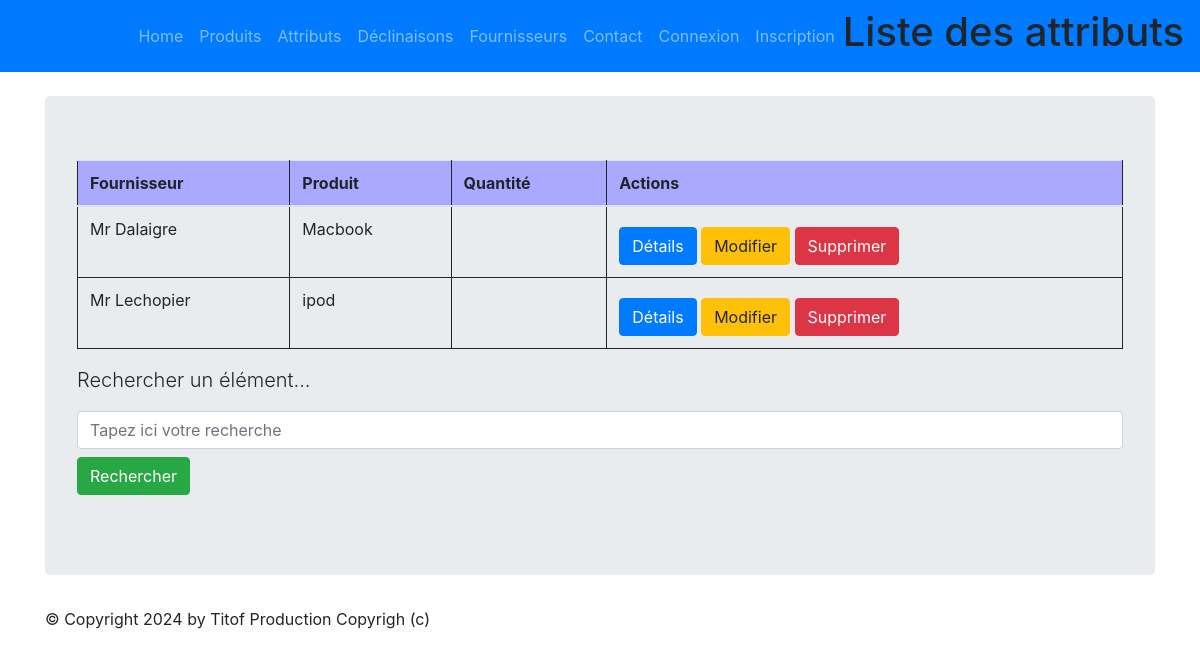
Page /monapp/order/list on the committed database.
### monapp/models.py (models this page shows, shortened)
class Order(models.Model):
    class Meta:
        verbose_name = "Order"
    product_id = models.ForeignKey('Product', verbose_name="Produit", on_delete=models.CASCADE)
    fournisseur_id = models.ForeignKey('Fournisseur', verbose_name="Fournisseur", on_delete=models.CASCADE)
    quantity = models.IntegerField(default=0,verbose_name="quantity")
    prix = models.DecimalField(default=0, decimal_places=2, max_digits=10)
    status = models.SmallIntegerField(choices = ORDER_STATUS, default=0)

class Fournisseur(models.Model):
    class Meta:
        verbose_name = "Fournisseur"
        ordering = ['name']
    name = models.CharField(max_length=100)
    mail = models.CharField(max_length=150)
    adresse = models.CharField(max_length=150)

class Product(models.Model):
    class Meta:
        verbose_name = "Produit"
    name          = models.CharField(max_length=100)
    code          = models.CharField(max_length=10, null=True, blank=True, unique=True)
    price_ht      = models.DecimalField(max_digits=8, decimal_places=2,  null=True, blank=True, verbose_name="Prix unitaire HT")
    price_ttc     = models.DecimalField(max_digits=8, decimal_places=2,  null=True, blank=True, verbose_name="Prix unitaire TTC")
    status        = models.SmallIntegerField(choices=PRODUCT_STATUS, default=0)
    date_creation = models.DateTimeField(blank=True, verbose_name="Date création")
    stock = models.IntegerField(default=0,verbose_name="Stock")

### monapp/views.py (the view)
# urls.py: path("order/list",views.OrderListView.as_view(), name="order-list"),
class OrderListView(ListView):
  model = Order
  template_name = "monapp/list_order.html"
  context_object_name = "orders"
  def get_queryset(self ):
    query = self.request.GET.get('search')
    if query:
      return Order.objects.filter(name__icontains=query)
    return Order.objects.all()
  def get_context_data(self, **kwargs):
    context = super(OrderListView, self).get_context_data(**kwargs)
    context['titremenu'] = "Liste des commandes"
    return context

### monapp/templates/monapp/list_order.html (shortened to what this page needs)
{% extends 'monapp/base.html' %}
{% block menu %}
<h1>Liste des attributs</h1>
{% endblock %}
{% block contenu %}
<table class="table">
    <thead>
        <th>Fournisseur</th>
        <th>Produit</th>
        <th>Quantité</th>
        <th>Actions</th>
    </thead>
    <tbody>
        {% for order in orders %}
        <tr>
            <td>{{ order.fournisseur_id.name }}</td>
            <td>{{ order.product_id.name }}</td>
            <td></td>
            <td>
                <a href="{% url 'order-detail' order.id %}" class="btn btn-primary mt-2">Détails</a>
                <a href="{% url 'order-update' order.id %}" class="btn btn-warning mt-2">Modifier</a>
                <a href="{% url 'order-delete' order.id %}" class="btn btn-danger mt-2">Supprimer</a>
            </td>
        </tr>
        {% endfor %}
    </tbody>
</table>
<p class="lead mb-3 ml-0">Rechercher un élément...</p>
<form method="GET" action="">
    <input class="form-control" type="text" name="search" placeholder="Tapez ici votre recherche"
        value="{{ request.GET.search }}">
    <button type="submit" class="btn btn-success mt-2">Rechercher</button>
</form>
{% endblock %}

### static/styles.css (style rules this page uses)
.table { border: 1px solid; border-collapse: collapse; position: relative; width: 100%; }
.table th { border: 1px solid; padding: 5px; background-color: rgb(169, 169, 255); text-emphasis-color: white; }
.table td { border: 1px solid; padding: 5px; }

### rows in the picture
Order: fournisseur_id.name "Mr Dalaigre", product_id.name "Macbook"
Order: fournisseur_id.name "Mr Lechopier", product_id.name "ipod"
